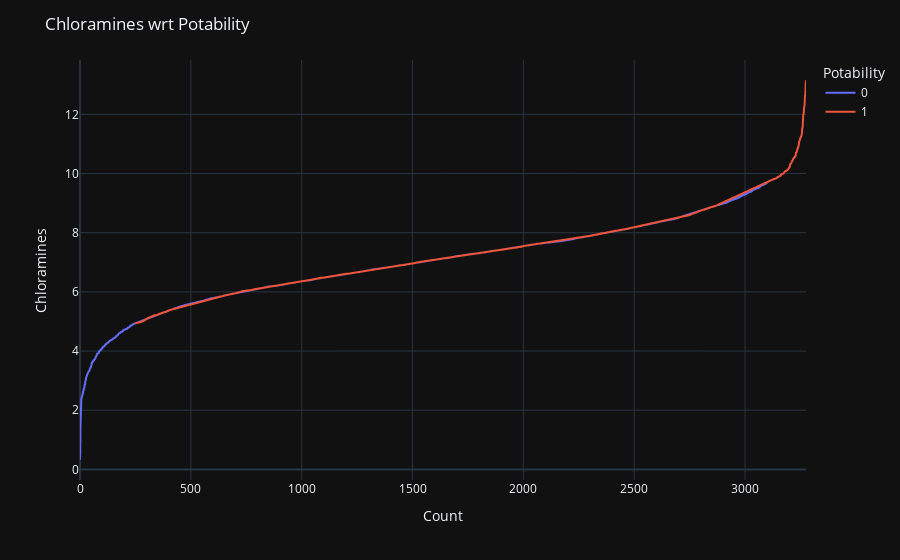

The notebook cell this image was saved under:
### Code cell
fig = px.line(x=range(data['Chloramines'].count()), y=sorted(data['Chloramines']),color=data['Potability'], labels={
                     'x': "Count",
                     'y': "Chloramines",
                     'color':'Potability'
                     
                 }, template = 'plotly_dark')
fig.update_layout(title='Chloramines wrt Potability')
fig.show()

### Figure 1 — Plotly figure (JSON) as saved in the notebook; plotly's stock layout.template omitted (floating-point values rounded to 4 significant figures; data arrays with more than 128 entries replaced by an {"elided": "..."} marker saying what was removed)
{"data": [{"hovertemplate": "Potability=0<br>Count=%{x}<br>Chloramines=%{y}<extra></extra>", "legendgroup": "0", "line": {"color": "#636efa", "dash": "solid"}, "marker": {"symbol": "circle"}, "mode": "lines", "name": "0", "showlegend": true, "type": "scattergl", "x": {"elided": "1998 int values"}, "xaxis": "x", "y": {"elided": "1998 float values"}, "yaxis": "y"}, {"hovertemplate": "Potability=1<br>Count=%{x}<br>Chloramines=%{y}<extra></extra>", "legendgroup": "1", "line": {"color": "#EF553B", "dash": "solid"}, "marker": {"symbol": "circle"}, "mode": "lines", "name": "1", "showlegend": true, "type": "scattergl", "x": {"elided": "1278 int values"}, "xaxis": "x", "y": {"elided": "1278 float values"}, "yaxis": "y"}], "layout": {"legend": {"title": {"text": "Potability"}, "tracegroupgap": 0}, "margin": {"t": 60}, "title": {"text": "Chloramines wrt Potability"}, "xaxis": {"anchor": "y", "domain": [0, 1], "title": {"text": "Count"}}, "yaxis": {"anchor": "x", "domain": [0, 1], "title": {"text": "Chloramines"}}}}
